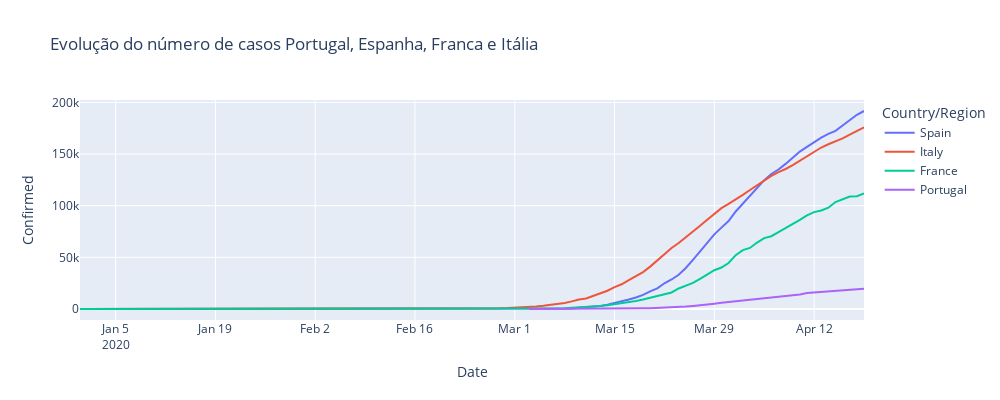

Write notebook code for a chart like this one.
### Markdown cell above
# Calcular o total por pais

### Code cell
temp = full_table.loc[((full_table['Country/Region']=='Spain')| (full_table['Country/Region']=='Portugal')
                       |(full_table['Country/Region']=='France')| (full_table['Country/Region']=='Italy')
                       |(full_table['Country/Region']=='US'))]

#temp = temp.groupby(['Date', 'Country/Region'])['Confirmed', 'Deaths'].max().reset_index()
#temp = full_table.groupby(['Date', 'Country/Region'])['Confirmed'].sum().reset_index().sort_values('Confirmed', ascending=False)
#temp.sort_values(by=['Country/Region','Date'],inplace=True)

#temp = temp.reset_index()


fig = px.line(temp, x="Date", y="Confirmed", color='Country/Region',height=400,width=1000,
             title='Evolução do número de casos Portugal, Espanha, Franca e Itália')
fig.show()
